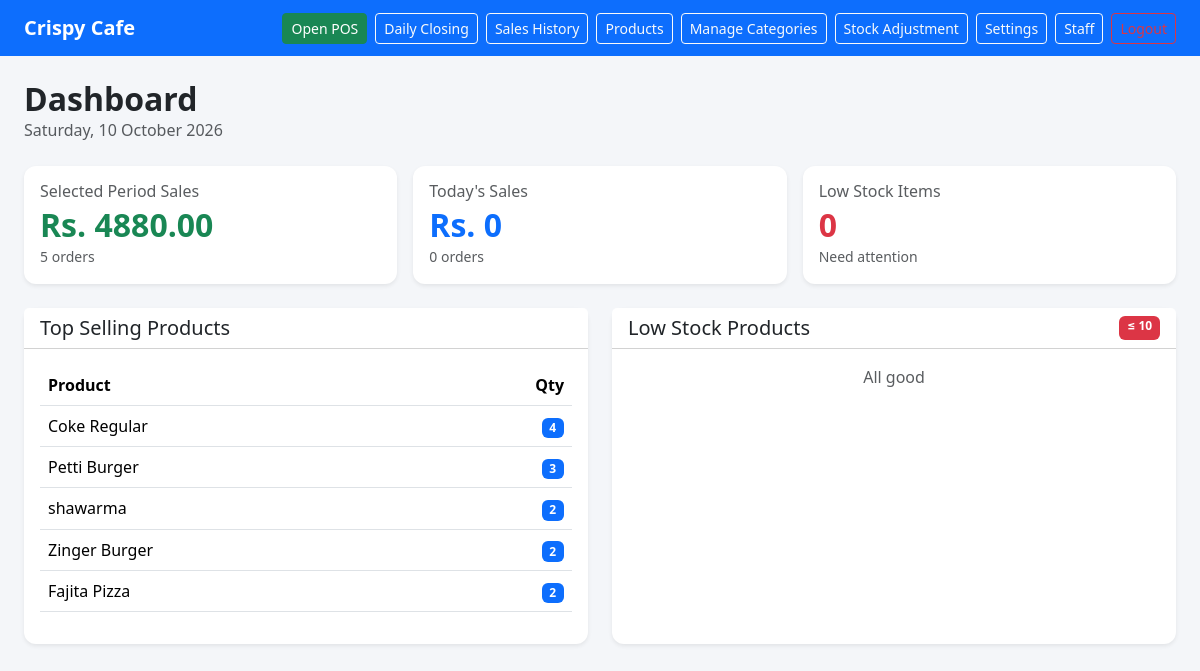
The app's page / (signed in) with its own data.
### pos/models.py (models this page shows, shortened)
class Restaurant(models.Model):
    name = models.CharField(max_length=200)
    address = models.CharField(max_length=300, blank=True)
    phone = models.CharField(max_length=50, blank=True)
    logo = models.ImageField(upload_to='logos/', blank=True, null=True)
    primary_color = models.CharField(max_length=7, default='#0d6efd')   # Example: #0d6efd
    secondary_color = models.CharField(max_length=7, default='#198754')
    is_active = models.BooleanField(default=True)
    created_at = models.DateTimeField(auto_now_add=True)

class Product(models.Model):
    restaurant = models.ForeignKey(Restaurant, on_delete=models.CASCADE)
    name = models.CharField(max_length=200)
    category = models.ForeignKey(Category, on_delete=models.CASCADE)
    price = models.DecimalField(max_digits=10, decimal_places=2)
    stock = models.PositiveIntegerField(default=0)
    image = models.ImageField(upload_to='products/', blank=True, null=True)
    is_deal = models.BooleanField(default=False)          # ← New field
    is_active = models.BooleanField(default=True)

### pos/views.py (the view)
# urls.py: path('', views.dashboard, name='dashboard'),
@login_required(login_url='login')
def dashboard(request):
    restaurant = get_user_restaurant(request.user)
    if not restaurant:
        return render(request, 'pos/no_restaurant.html')
    from django.utils import timezone
    from django.db.models import Sum
    from datetime import datetime
    today = timezone.now().date()
    start_date_str = request.GET.get('start_date')
    end_date_str = request.GET.get('end_date')
    if start_date_str and end_date_str:
        try:
            start_date = datetime.strptime(start_date_str, '%Y-%m-%d').date()
            end_date = datetime.strptime(end_date_str, '%Y-%m-%d').date()
        except:
            start_date = today
            end_date = today
    else:
        start_date = today.replace(day=1)
        end_date = today
    filtered_sales = Sale.objects.filter(
        restaurant=restaurant,
        status='completed',
        created_at__date__gte=start_date,
        created_at__date__lte=end_date
    )
    total_sales = sum(sale.total for sale in filtered_sales)
    total_orders = filtered_sales.count()
    today_sales = Sale.objects.filter(
        restaurant=restaurant,
        status='completed',
        created_at__date=today
    )
    total_sales_today = sum(sale.total for sale in today_sales)
    total_orders_today = today_sales.count()
    top_products = (
        SaleItem.objects
        .filter(
            sale__restaurant=restaurant,
            sale__status='completed',
            sale__created_at__date__gte=start_date,
            sale__created_at__date__lte=end_date
        )
        .values('product__name')
        .annotate(total_qty=Sum('quantity'))
        .order_by('-total_qty')[:5]
    )
    low_stock_products = Product.objects.filter(
        restaurant=restaurant,
        is_active=True,
        stock__lte=10
    ).order_by('stock')
    context = {
        'restaurant': restaurant,
        'total_sales': total_sales,
        'total_orders': total_orders,
        'total_sales_today': total_sales_today,
        'total_orders_today': total_orders_today,
        'top_products': top_products,
        'low_stock_products': low_stock_products,
        'start_date': start_date,
        'end_date': end_date,
        'today': today,
    }
    return render(request, 'pos/dashboard.html', context)

### pos/views.py (called while the page is built)
def get_user_restaurant(user):
    try:
        profile = UserProfile.objects.get(user=user)
        return profile.restaurant
    except UserProfile.DoesNotExist:
        return None

### pos/templates/pos/dashboard.html (shortened to what this page needs)
<!DOCTYPE html>
<html lang="en">
<head>
    <link href="https://cdn.jsdelivr.net/npm/bootstrap@5.3.3/dist/css/bootstrap.min.css" rel="stylesheet">
</head>
<body>
<nav class="navbar navbar-dark">
    <div class="container-fluid px-4">
        <div class="d-flex align-items-center gap-3">
            <span class="navbar-brand mb-0 fw-bold">{{ restaurant.name }}</span>
        </div>
        <div class="d-flex gap-2">
            <a href="/pos/" class="btn btn-success btn-sm">Open POS</a>
            <a href="/daily-closing/" class="btn btn-outline-light btn-sm">Daily Closing</a>
            <a href="/sales-history/" class="btn btn-outline-light btn-sm">Sales History</a>
            <a href="/manage/products/" class="btn btn-outline-light btn-sm">Products</a>
            <a href="/manage/categories/" class="btn btn-outline-light btn-sm">Manage Categories</a>
            <a href="/stock-adjustment/" class="btn btn-outline-light btn-sm">Stock Adjustment</a>
            <a href="/settings/" class="btn btn-outline-light btn-sm">Settings</a>
            <a href="/manage/staff/" class="btn btn-outline-light btn-sm">Staff</a>
            <a href="/logout/" class="btn btn-outline-danger btn-sm">Logout</a>
        </div>
    </div>
</nav>
<div class="container-fluid px-4 py-4">
    <div class="d-flex justify-content-between align-items-center mb-4">
        <div>
            <h2 class="mb-0 fw-bold">Dashboard</h2>
            <p class="text-muted mb-0">{{ today|date:"l, d F Y" }}</p>
        </div>
    </div>
    <div class="row g-3 mb-4">
        <div class="col-md-4">
            <div class="card stat-card shadow-sm">
                <div class="card-body">
                    <h6 class="text-muted mb-1">Selected Period Sales</h6>
                    <h2 class="text-success fw-bold mb-0">Rs. {{ total_sales }}</h2>
                    <small class="text-muted">{{ total_orders }} orders</small>
                </div>
            </div>
        </div>
        <div class="col-md-4">
            <div class="card stat-card shadow-sm">
                <div class="card-body">
                    <h6 class="text-muted mb-1">Today's Sales</h6>
                    <h2 class="text-primary fw-bold mb-0">Rs. {{ total_sales_today }}</h2>
                    <small class="text-muted">{{ total_orders_today }} orders</small>
                </div>
            </div>
        </div>
        <div class="col-md-4">
            <div class="card stat-card shadow-sm">
                <div class="card-body">
                    <h6 class="text-muted mb-1">Low Stock Items</h6>
                    <h2 class="text-danger fw-bold mb-0">{{ low_stock_products.count }}</h2>
                    <small class="text-muted">Need attention</small>
                </div>
            </div>
        </div>
    </div>
    <div class="row g-4">
        <div class="col-lg-6">
            <div class="card shadow-sm h-100">
                <div class="card-header bg-white">
                    <h5 class="mb-0">Top Selling Products</h5>
                </div>
                <div class="card-body">
                    {% if top_products %}
                        <table class="table table-hover">
                            <thead><tr><th>Product</th><th class="text-end">Qty</th></tr></thead>
                            <tbody>
                                {% for item in top_products %}
                                <tr>
                                    <td>{{ item.product__name }}</td>
                                    <td class="text-end"><span class="badge bg-primary">{{ item.total_qty }}</span></td>
                                </tr>
                                {% endfor %}
                            </tbody>
                        </table>
                    {% else %}
                        <p class="text-muted text-center">No data</p>
                    {% endif %}
                </div>
            </div>
        </div>
        <div class="col-lg-6">
            <div class="card shadow-sm h-100">
                <div class="card-header bg-white d-flex justify-content-between">
                    <h5 class="mb-0">Low Stock Products</h5>
                    <span class="badge bg-danger">≤ 10</span>
                </div>
                <div class="card-body">
                    {% if low_stock_products %}
                        <table class="table table-hover">
                            <thead><tr><th>Product</th><th class="text-end">Stock</th></tr></thead>
                            <tbody>
                                {% for product in low_stock_products %}
                                <tr>
                                    <td>{{ product.name }}</td>
                                    <td class="text-end">
                                        <span class="badge {% if product.stock == 0 %}bg-danger{% else %}bg-warning text-dark{% endif %}">
                                            {{ product.stock }}
                                        </span>
                                    </td>
                                </tr>
                                {% endfor %}
                            </tbody>
                        </table>
                    {% else %}
                        <p class="text-muted text-center">All good</p>
                    {% endif %}
                </div>
            </div>
        </div>
    </div>
</div>
</body>
</html>

### records on screen
Restaurant: name "Crispy Cafe"
Product: product__name "Coke Regular", total_qty "4"
Product: product__name "Petti Burger", total_qty "3"
Product: product__name "shawarma", total_qty "2"
Product: product__name "Zinger Burger", total_qty "2"
Product: product__name "Fajita Pizza", total_qty "2"

### other values on screen
{{ total_sales }} "4880.00"
{{ total_orders }} "5"
{{ total_sales_today }} "0"
{{ total_orders_today }} "0"
{{ low_stock_products.count }} "0"
